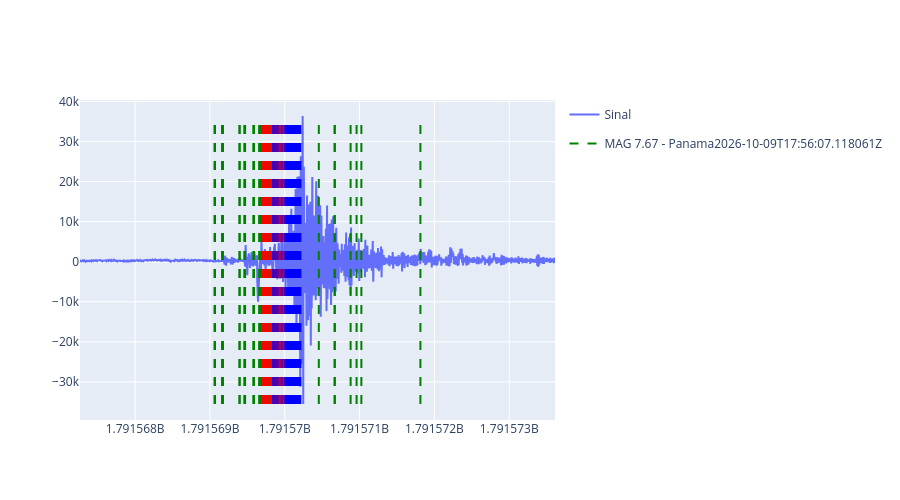

Source (notebook cell):
### Markdown cell above
Vamos escrever uma função para plotar o gráfico com as ondas

### Code cell
import numpy as np
import plotly.graph_objects as go
from obspy import UTCDateTime

def plot_signal(
    signal: np.asarray,
    time_data: pd.DataFrame,
    regions: np.asarray = None,
    plot_time_data: bool = True
):
    fig = go.Figure()
    fig.update_layout(
        autosize=False,
        width=900, 
        height=500,
        legend=dict(
            groupclick="togglegroup"
        )
    )

    fig.add_scatter(x=signal["secs"].to_list(), y=signal["val"].to_list(), name="Sinal")
    
    u_max = np.max(signal["val"].to_list())
    u_min = np.min(signal["val"].to_list())
    
    for i, region in enumerate(regions if regions != None else []):
        fig.add_trace(
            go.Scatter(
                x=[region["x0"], region["x0"], region["x1"], region["x1"], region["x0"]],
                y=[region["y0"], region["y1"], region["y1"], region["y0"], region["y0"]],
                fill="toself",
                opacity=0.6,
                name=region["name"],
                legendgroup=region["name"],
                line_width=2,
            )
        )
    
    if not plot_time_data:
        fig.show()
        return

    for name in np.unique(time_data["event_id"].to_list()):
        time_list = [UTCDateTime(t).timestamp for t in time_data[time_data["event_id"] == name]["arrival_time"].to_list()]
        colors_list = [
            "red" if phase == "love" else ("blue" if phase == "rayleigh" else "green")
            for phase in
            time_data[time_data["event_id"] == name]["phase"].to_list()
        ]

        for i, j in enumerate(time_list):
            fig.add_trace(
                go.Scatter(
                    x=[j, j],
                    y=[u_min, u_max],
                    mode="lines",
                    line=dict(color=colors_list[i], width=2, dash="dash"),
                    name=f"MAG {event_data[event_data["event_id"] == name]["magnitude"].values[0]:.2f} - {name}",
                    legendgroup=name,
                    showlegend=(i == 0),
                )
            )
            
    fig.show()
    
plot_signal(df, time_data)
